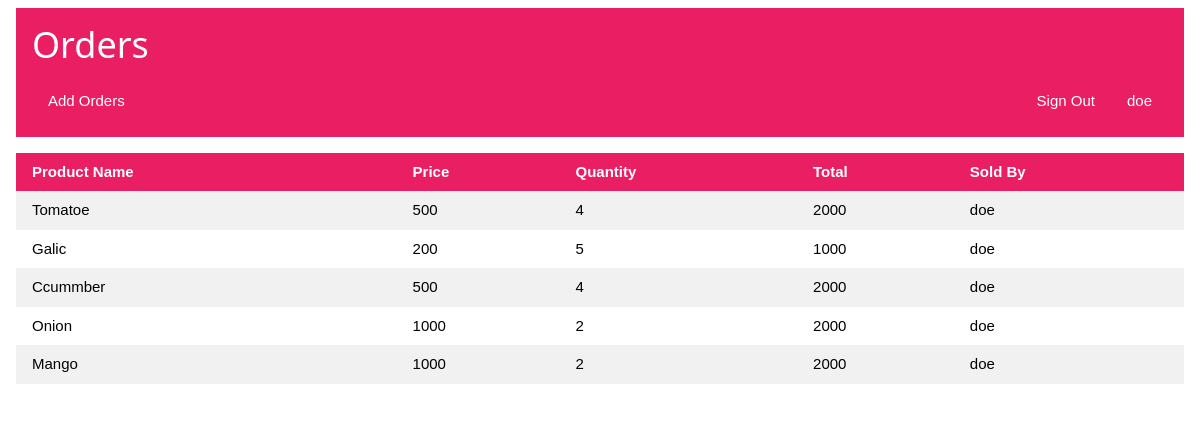
Screenshot of /orders.php (signed in) with the database file from the repository.
### tables this page shows
CREATE TABLE `orders` (
  `ID` int(11) NOT NULL,
  `OrderName` varchar(20) NOT NULL,
  `Price` int(11) NOT NULL,
  `Quantity` int(11) NOT NULL,
  `Total` int(11) NOT NULL,
  `UserID` int(11) DEFAULT NULL,
  `farmerID` int(11) NOT NULL
);

CREATE TABLE `users` (
  `ID` int(11) NOT NULL,
  `UserName` varchar(20) NOT NULL,
  `Email` varchar(100) NOT NULL,
  `Password` varchar(255) NOT NULL,
  `UserType` varchar(10) NOT NULL
);

### orders.php (the view, shortened to what this page needs)
<?php
require "database.php";
?>
<!DOCTYPE html>
<html lang="en">
<head>
    <link rel="stylesheet" href="./styles/w3.css">
</head>
<body>
    <div class="w3-container w3-padding">
        <div class="w3-container w3-pink">
            <h1>Orders</h1>
            <div class="w3-bar w3-margin-bottom">
                <a href="addorders.php" class="w3-bar-item w3-button w3-hover-pale-red">Add Orders</a>
                <?php
                $user = $_SESSION['user'];
                echo "<span class=\"w3-bar-item w3-right\">{$user}</span>";
                ?>
                <a href=" logout.php" class="w3-bar-item w3-button w3-pink w3-hover-pale-red w3-right">Sign Out</a>
            </div>
        </div>
        <div>
            <table class="w3-table w3-margin-top w3-striped w3-margin-bottom">
                <tr class="w3-pink">
                    <th>Product Name</th>
                    <th>Price</th>
                    <th>Quantity</th>
                    <th>Total</th>
                    <th>Sold By</th>
                </tr>
                <?php
                $query = "SELECT orders.OrderName, orders.Price, orders.Quantity, orders.Total, users.UserName FROM orders INNER JOIN users ON orders.UserID = users.ID WHERE users.UserType = 'farmer'";
                $result = mysqli_query($conn, $query);
                if ($result) {
                    if (mysqli_num_rows($result) > 0) {
                        while ($row = mysqli_fetch_assoc($result)) {
                            echo "<tr><td>{$row['OrderName']}</td>" . "<td>{$row['Price']}</td>" . "<td>{$row['Quantity']}</td>" . "<td>{$row['Total']}</td>" . "<td>{$row['UserName']}</td></tr>";
                        }
                    } else {
                        echo "<div class=\"w3-panel w3-pale-red w3-display-container\"><span onclick=\"this.parentElement.style.display='none'\"class=\"w3-button w3-large w3-display-topright\">&times;</span><h3>Sorry!</h3><p>You have No Orders!</p></div>";
                    }
                }
                ?>
            </table>
        </div>
    </div>
</body>
</html>

### styles/w3.css (style rules this page uses)
html { box-sizing: border-box; }
*, *:before, *:after { box-sizing: inherit; }
html { -ms-text-size-adjust: 100%; -webkit-text-size-adjust: 100%; }
body { margin: 0; }
a { background-color: transparent; }
html, body { font-family: Verdana, sans-serif; font-size: 15px; line-height: 1.5; }
html { overflow-x: hidden; }
h1 { font-size: 36px; }
h1, h2, h3, h4, h5, h6 { font-family: "Segoe UI", Arial, sans-serif; font-weight: 400; margin: 10px 0; }
a { color: inherit; }
.w3-table, .w3-table-all { border-collapse: collapse; border-spacing: 0; width: 100%; display: table; }
.w3-striped tbody tr:nth-child(even) { background-color: #f1f1f1; }
.w3-table td, .w3-table th, .w3-table-all td, .w3-table-all th { padding: 8px 8px; display: table-cell; text-align: left; vertical-align: top; }
.w3-table th:first-child, .w3-table td:first-child, .w3-table-all th:first-child, .w3-table-all td:first-child { padding-left: 16px; }
.w3-btn, .w3-button { border: none; display: inline-block; padding: 8px 16px; vertical-align: middle; overflow: hidden; text-decoration: none; color: inherit; background-color: inherit; text-align: center; cursor: pointer; white-space: nowrap; }
.w3-btn, .w3-button { -webkit-touch-callout: none; -webkit-user-select: none; -khtml-user-select: none; -moz-user-select: none; -ms-user-select: none; user-select: none; }
.w3-bar { width: 100%; overflow: hidden; }
.w3-bar .w3-bar-item { padding: 8px 16px; float: left; width: auto; border: none; display: block; outline: 0; }
.w3-bar .w3-button { white-space: normal; }
.w3-container:after, .w3-container:before, .w3-panel:after, .w3-panel:before, .w3-row:after, .w3-row:before, .w3-row-padding:after, .w3-row-padding:before, .w3-cell-row:before, .w3-cell-row:after, .w3-clear:after, .w3-clear:before, .w3-bar:before, .w3-bar:after { content: ""; display: table; clear: both; }
.w3-container, .w3-panel { padding: 0.01em 16px; }
.w3-margin-top { margin-top: 16px !important; }
.w3-margin-bottom { margin-bottom: 16px !important; }
.w3-padding { padding: 8px 16px !important; }
.w3-right { float: right !important; }
.w3-pink, .w3-hover-pink:hover { color: #fff !important; background-color: #e91e63 !important; }

### rows the page displays
orders: OrderName "Tomatoe", Price "500", Quantity "4", Total "2000", UserID.UserName "doe"
orders: OrderName "Galic", Price "200", Quantity "5", Total "1000", UserID.UserName "doe"
orders: OrderName "Ccummber", Price "500", Quantity "4", Total "2000", UserID.UserName "doe"
orders: OrderName "Onion", Price "1000", Quantity "2", Total "2000", UserID.UserName "doe"
orders: OrderName "Mango", Price "1000", Quantity "2", Total "2000", UserID.UserName "doe"

### other values shown
$user "doe"
